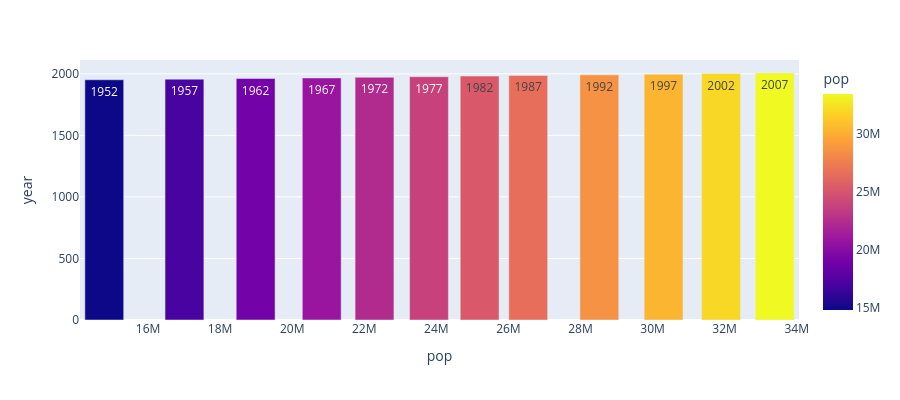

Write notebook code for a chart like this one.
### Code cell
fig1=px.bar(data_canada,x='pop',y='year',color='pop',text='year',height=400)
fig1.show()

### Figure 1 — Plotly figure (JSON) as saved in the notebook; plotly's stock layout.template omitted (floating-point values rounded to 4 significant figures)
{"data": [{"alignmentgroup": "True", "hovertemplate": "pop=%{marker.color}<br>year=%{text}<extra></extra>", "legendgroup": "", "marker": {"color": [14785584, 17010154, 18985849, 20819767, 22284500, 23796400, 25201900, 26549700, 28523502, 30305843, 31902268, 33390141], "coloraxis": "coloraxis", "pattern": {"shape": ""}}, "name": "", "offsetgroup": "", "orientation": "v", "showlegend": false, "text": [1952, 1957, 1962, 1967, 1972, 1977, 1982, 1987, 1992, 1997, 2002, 2007], "textposition": "auto", "type": "bar", "x": [14785584, 17010154, 18985849, 20819767, 22284500, 23796400, 25201900, 26549700, 28523502, 30305843, 31902268, 33390141], "xaxis": "x", "y": [1952, 1957, 1962, 1967, 1972, 1977, 1982, 1987, 1992, 1997, 2002, 2007], "yaxis": "y"}], "layout": {"barmode": "relative", "coloraxis": {"colorbar": {"title": {"text": "pop"}}, "colorscale": [[0, "#0d0887"], [0.1111, "#46039f"], [0.2222, "#7201a8"], [0.3333, "#9c179e"], [0.4444, "#bd3786"], [0.5556, "#d8576b"], [0.6667, "#ed7953"], [0.7778, "#fb9f3a"], [0.8889, "#fdca26"], [1, "#f0f921"]]}, "height": 400, "legend": {"tracegroupgap": 0}, "margin": {"t": 60}, "xaxis": {"anchor": "y", "domain": [0, 1], "title": {"text": "pop"}}, "yaxis": {"anchor": "x", "domain": [0, 1], "title": {"text": "year"}}}}
